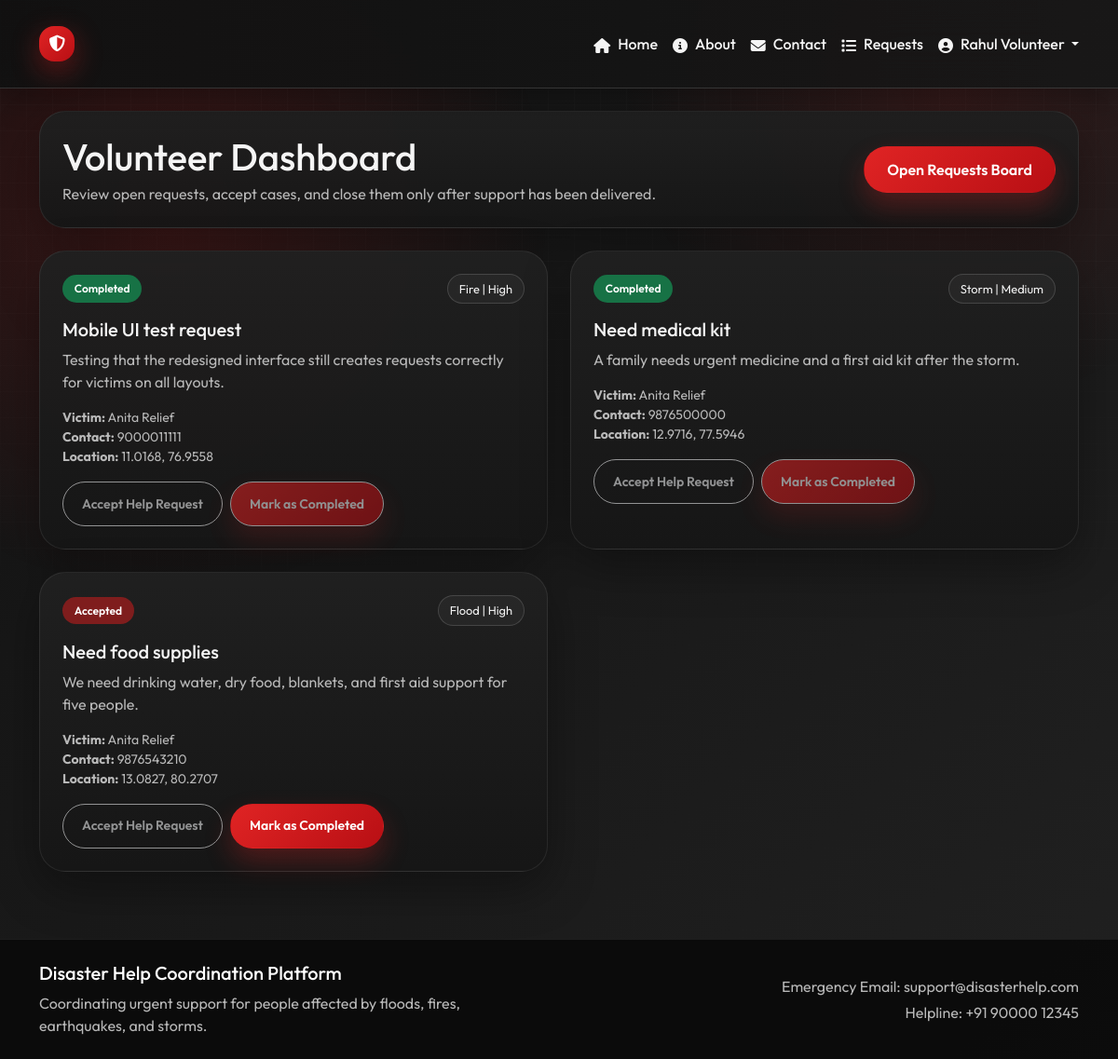
/dashboard (signed in), run on an earlier commit of the app's database.
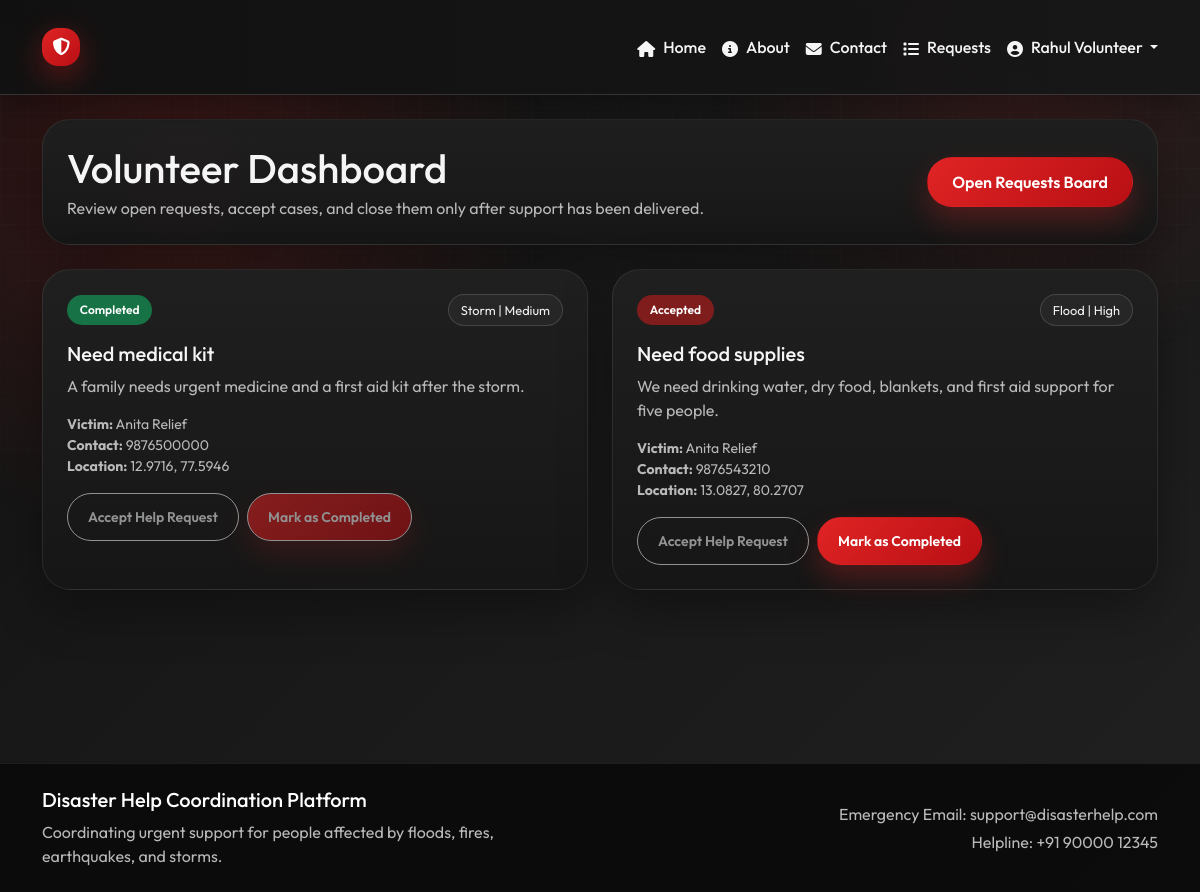
And on a later commit of the database.
### models.py (models this page shows, shortened)
class User(UserMixin, db.Model):
    __tablename__ = "users"
    id = db.Column(db.Integer, primary_key=True)
    name = db.Column(db.String(120), nullable=False)
    email = db.Column(db.String(120), unique=True, nullable=False)
    password = db.Column(db.String(255), nullable=False)
    phone = db.Column(db.String(20), nullable=False)
    role = db.Column(db.String(20), nullable=False, default="Victim")
    requests = db.relationship(
        "Request",
        backref="creator",
        lazy=True,
        foreign_keys="Request.created_by",
        cascade="all, delete-orphan",
    )
    volunteer_actions = db.relationship(
        "VolunteerAction",
        backref="volunteer",
        lazy=True,
        foreign_keys="VolunteerAction.volunteer_id",
        cascade="all, delete-orphan",
    )
    def is_admin(self):
        return self.role.lower() == "admin"

class Request(db.Model):
    __tablename__ = "requests"
    id = db.Column(db.Integer, primary_key=True)
    title = db.Column(db.String(150), nullable=False)
    description = db.Column(db.Text, nullable=False)
    disaster_type = db.Column(db.String(30), nullable=False)
    urgency = db.Column(db.String(20), nullable=False)
    latitude = db.Column(db.Float, nullable=False)
    longitude = db.Column(db.Float, nullable=False)
    contact = db.Column(db.String(20), nullable=False)
    status = db.Column(db.String(20), nullable=False, default="Pending")
    created_at = db.Column(db.DateTime, nullable=False, default=datetime.utcnow)
    created_by = db.Column(db.Integer, db.ForeignKey("users.id"), nullable=False)
    volunteer_actions = db.relationship(
        "VolunteerAction",
        backref="request",
        lazy=True,
        cascade="all, delete-orphan",
    )

### app.py (the view, shortened to what this page needs)
@app.route("/dashboard")
@login_required
def dashboard():
    if current_user.is_admin():
        return redirect(url_for("admin_dashboard"))
    if current_user.role == "Volunteer":
        requests_data = Request.query.order_by(Request.created_at.desc()).all()
        volunteer_actions = {
            action.request_id: action
            for action in VolunteerAction.query.filter_by(volunteer_id=current_user.id).all()
        }
        return render_template(
            "volunteer_dashboard.html",
            requests_data=requests_data,
            volunteer_actions=volunteer_actions,
        )

### app.py (called while the page is built)
@login_manager.user_loader
def load_user(user_id):
    return User.query.get(int(user_id))

@app.context_processor
def inject_helpers():
    def badge_class(status):
        status_map = {
            "Pending": "warning",
            "Accepted": "primary",
            "Completed": "success",
        }
        return status_map.get(status, "secondary")
    return {"badge_class": badge_class}

### templates/volunteer_dashboard.html (shortened to what this page needs)
{% extends "base.html" %}
{% block content %}
<section class="mb-4">
    <div class="dashboard-header">
        <div>
            <h1 class="mb-1">Volunteer Dashboard</h1>
            <p class="mb-0 dashboard-copy">Review open requests, accept cases, and close them only after support has been delivered.</p>
        </div>
        <a href="{{ url_for('view_requests') }}" class="btn btn-accent px-4">Open Requests Board</a>
    </div>
</section>
<section class="row g-4">
    {% for item in requests_data %}
        <div class="col-lg-6">
            <div class="request-card h-100">
                <div class="card-topline">
                    <span class="badge text-bg-{{ badge_class(item.status) }}">{{ item.status }}</span>
                    <span class="chip-label">{{ item.disaster_type }} | {{ item.urgency }}</span>
                </div>
                <h3 class="h5">{{ item.title }}</h3>
                <p class="card-copy">{{ item.description }}</p>
                <div class="small card-meta mb-3">
                    <div><strong>Victim:</strong> {{ item.creator.name }}</div>
                    <div><strong>Contact:</strong> {{ item.contact }}</div>
                    <div><strong>Location:</strong> {{ item.latitude }}, {{ item.longitude }}</div>
                </div>
                {% set action = volunteer_actions.get(item.id) %}
                <div class="d-flex flex-wrap gap-2">
                    <form method="POST" action="{{ url_for('accept_request', request_id=item.id) }}">
                        <button type="submit" class="btn btn-outline-light btn-sm" {% if item.status == 'Completed' or action %}disabled{% endif %}>Accept Help Request</button>
                    </form>
                    <form method="POST" action="{{ url_for('complete_request', request_id=item.id) }}">
                        <button type="submit" class="btn btn-accent btn-sm" {% if not action or item.status == 'Completed' %}disabled{% endif %}>Mark as Completed</button>
                    </form>
                </div>
            </div>
        </div>
    {% endfor %}
</section>
{% endblock %}

### templates/base.html (shortened to what this page needs)
<!DOCTYPE html>
<html lang="en">
<head>
    <link href="https://cdn.jsdelivr.net/npm/bootstrap@5.3.3/dist/css/bootstrap.min.css" rel="stylesheet">
    <link rel="stylesheet" href="https://cdnjs.cloudflare.com/ajax/libs/font-awesome/6.4.0/css/all.min.css">
    <link rel="stylesheet" href="https://unpkg.com/leaflet@1.9.4/dist/leaflet.css">
    <link rel="stylesheet" href="{{ url_for('static', filename='css/style.css') }}">
</head>
<body>
    <div class="bg-orb orb-one"></div>
    <div class="bg-orb orb-two"></div>
    <div class="bg-grid"></div>
    <nav class="navbar navbar-expand-lg navbar-dark sticky-top premium-navbar">
        <div class="container">
            <a class="navbar-brand fw-bold brand-wrapper" href="{{ url_for('home') }}">
                <span class="brand-mark">
                    <i class="fas fa-shield-alt"></i>
                </span>
            </a>
            <div class="collapse navbar-collapse" id="mainNavbar">
                <ul class="navbar-nav ms-auto align-items-lg-center gap-lg-3">
                    <li class="nav-item">
                        <a class="nav-link nav-link-animated" href="{{ url_for('home') }}">
                            <i class="fas fa-home me-2"></i>Home
                        </a>
                    </li>
                    <li class="nav-item">
                        <a class="nav-link nav-link-animated" href="{{ url_for('about') }}">
                            <i class="fas fa-info-circle me-2"></i>About
                        </a>
                    </li>
                    <li class="nav-item">
                        <a class="nav-link nav-link-animated" href="{{ url_for('contact') }}">
                            <i class="fas fa-envelope me-2"></i>Contact
                        </a>
                    </li>
                    <li class="nav-item">
                        <a class="nav-link nav-link-animated" href="{{ url_for('view_requests') }}">
                            <i class="fas fa-list me-2"></i>Requests
                        </a>
                    </li>
                    {% if current_user.is_authenticated %}
                        <li class="nav-item dropdown">
                            <a class="nav-link nav-link-animated dropdown-toggle" href="#" id="userDropdown" role="button" data-bs-toggle="dropdown">
                                <i class="fas fa-user-circle me-2"></i>{{ current_user.name }}
                            </a>
                        </li>
                    {% endif %}
                </ul>
            </div>
        </div>
    </nav>
    <main class="page-shell">
        <div class="container py-4">
            {% block content %}{% endblock %}
        </div>
    </main>
    <footer class="footer-section mt-5">
        <div class="container py-4">
            <div class="row g-4 align-items-center">
                <div class="col-md-6">
                    <h5 class="mb-2">Disaster Help Coordination Platform</h5>
                    <p class="mb-0 text-footer">Coordinating urgent support for people affected by floods, fires, earthquakes, and storms.</p>
                </div>
                <div class="col-md-6 text-md-end">
                    <p class="mb-1 text-footer">Emergency Email: support@disasterhelp.com</p>
                    <p class="mb-0 text-footer">Helpline: +91 90000 12345</p>
                </div>
            </div>
        </div>
    </footer>
</body>
</html>

What changed in the data, as far as the page shows it:
removed Request: status "Completed", disaster_type "Fire", urgency "High", title "Mobile UI test request", description "Testing that the redesigned interface still creates requests correctly for victims on all layouts.", creator.name "Anita Relief", contact "9000011111", latitude "11.0168", longitude "76.9558"
